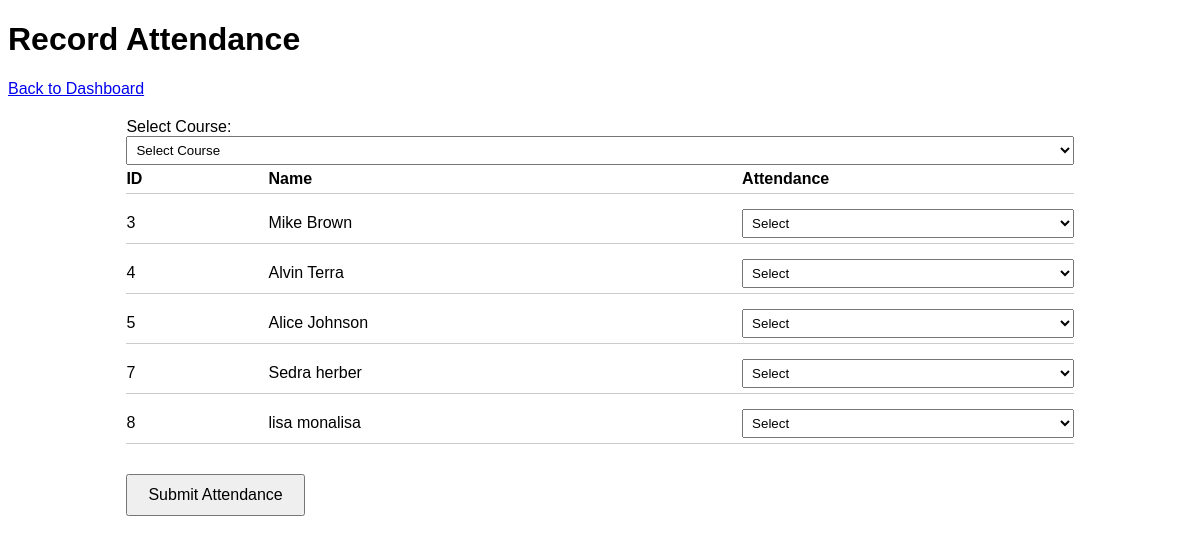
The app's page /teacher/record_attendance (signed in), older data.
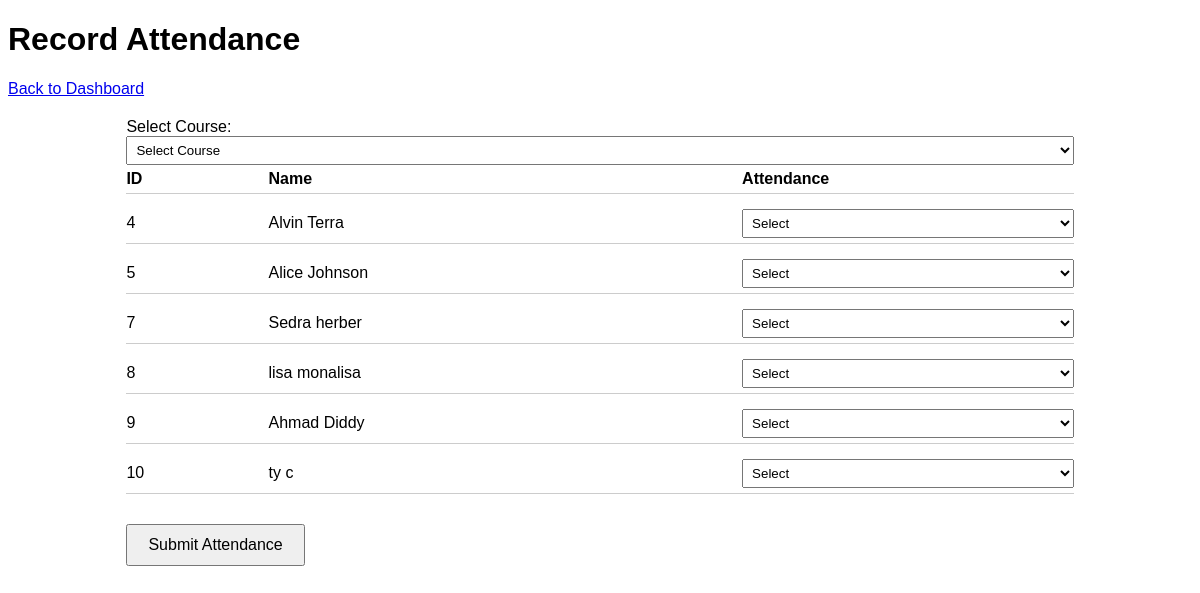
The same page, newer data.
### app/models.py (models this page shows, shortened)
class Student(db.Model):
    __tablename__ = 'students'
    student_id = db.Column(db.Integer, primary_key=True)
    user_id = db.Column(db.Integer, db.ForeignKey('users.user_id'), nullable=False)
    grade_level = db.Column(db.String(5), nullable=False)
    @property
    def first_name(self):
        return self.student_user.first_name  # Use the backref
    @property
    def last_name(self):
        return self.student_user.last_name

class User(db.Model, UserMixin):
    __tablename__ = 'users'
    user_id = db.Column(db.Integer, primary_key=True, autoincrement=True)
    first_name = db.Column(db.String(50), nullable=False)
    last_name = db.Column(db.String(50), nullable=False)
    username = db.Column(db.String(50), unique=True, nullable=False)
    email = db.Column(db.String(100), unique=True, nullable=False)
    password = db.Column(db.String(200), nullable=False)
    role = db.Column(db.String(10), nullable=False)  # student, teacher, admin
    teacher_relationship = db.relationship('Teacher', backref='teacher_user', uselist=False)
    student_relationship = db.relationship('Student', backref='student_user', uselist=False)

### app/routes/teacher_routes.py (the view, shortened to what this page needs)
@teacher_routes.route('/record_attendance', methods=['GET', 'POST'])
@login_required
def record_attendance():
    teacher = current_user.teacher_relationship  # Ensure teacher is logged in
    if not teacher:
        flash('Teacher not found!', 'error')
        return redirect(url_for('teacher.dashboard'))
    courses = Course.query.filter_by(teacher_id=teacher.teacher_id).all()
    if not courses:
        flash('No courses found for this teacher!', 'error')
        return redirect(url_for('teacher.dashboard'))
    students = Student.query.filter(Student.first_name != '', Student.last_name != '').all()
    if not students:
        flash('No students found!', 'error')
        return redirect(url_for('teacher.dashboard'))
    course_id = None  # Initialize course_id to None for GET request
    return render_template('teacher/record_attendance.html', students=students, courses=courses, course_id=course_id)

### app/templates/teacher/record_attendance.html (shortened to what this page needs)
<!DOCTYPE html>
<html lang="en">
  <head>
  </head>
  <body>
    <header>
      <h1>Record Attendance</h1>
      <a href="{{ url_for('teacher.teacher_dashboard') }}">Back to Dashboard</a>
    </header>
    <main class="attendance-container">
      <form method="POST">
        <label for="course_id">Select Course:</label>
        <select name="course_id" id="course_id" required>
            <option value="" disabled selected>Select Course</option>
        </select>
        <div class="attendance-row" style="font-weight: bold">
            <div class="column-id">ID</div>
            <div class="column-name">Name</div>
            <div class="column-select">Attendance</div>
        </div>
        {% for student in students %}
            {% if student.first_name and student.last_name %}
                <div class="attendance-row">
                    <div class="column-id">{{ student.student_id }}</div>
                    <div class="column-name">{{ student.first_name }} {{ student.last_name }}</div>
                    <div class="column-select">
                        <select name="attendance_{{ student.student_id }}" required>
                            <option value="" disabled selected>Select</option>
                        </select>
                    </div>
                </div>
            {% endif %}
        {% endfor %}
        <button type="submit">Submit Attendance</button>
      </form>
    </main>
  </body>
</html>

Row changes from the older to the newer data that the page shows:
removed Student: student_id "3", first_name "Mike", last_name "Brown"
added Student: student_id "9", first_name "Ahmad", last_name "Diddy"
added Student: student_id "10", first_name "ty", last_name "c"
